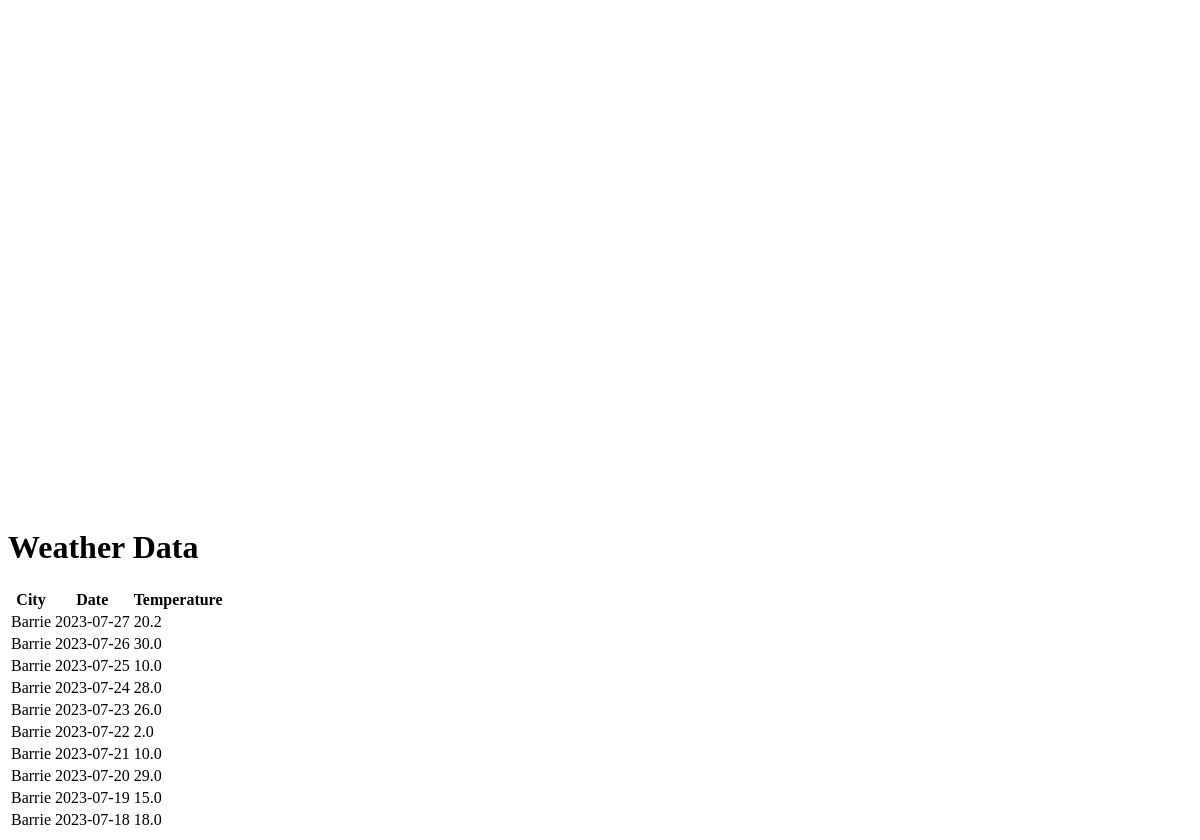
Before: / with the older database file.
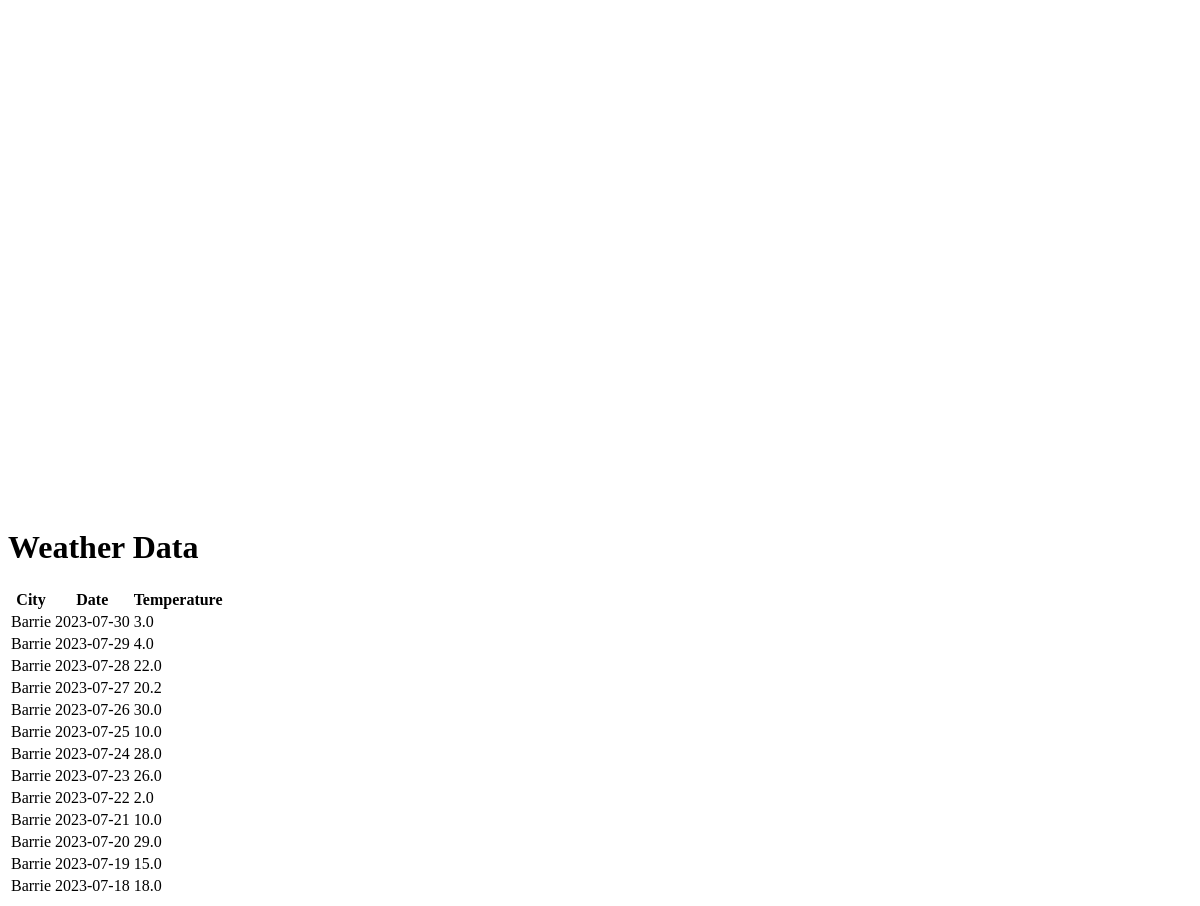
After: the same page with the newer database file.
### app/models.py (models this page shows, shortened)
class WeatherData(db.Model):
    id = db.Column(db.Integer, primary_key=True)
    city = db.Column(db.String(64), index=True)
    date = db.Column(db.String(64), index=True)
    temperature = db.Column(db.Float)

### app/routes.py (the view)
@main.route('/', methods=['GET'])  # e.g.: http://website.com/?city=Barrie
def index():
    city = request.args.get('city', default=None, type=str)
    if city is None:
        city = "Barrie"
    weather_data = WeatherData.query.filter_by(city=city).order_by(desc(WeatherData.date))
    html = render_template('index.html', weather_data=weather_data)  # weather_data is the param that used in charts.js
    return html

### app/templates/index.html (shortened to what this page needs)
<!DOCTYPE html>
<html>
<head>
</head>
<div id="curve_chart" style="width: 900px; height: 500px"></div>
<body>
    <h1>Weather Data</h1>
    <table>
        <tr>
            <th>City</th>
            <th>Date</th>
            <th>Temperature</th>
        </tr>
        {% for weather in weather_data %}
        <tr>
            <td>{{ weather.city }}</td>
            <td>{{ weather.date }}</td>
            <td>{{ weather.temperature }}</td>
        </tr>
        {% endfor %}
    </table>
</body>
</html>

Changed rows visible on the page:
added WeatherData: city "Barrie", date "2023-07-30", temperature "3.0"
added WeatherData: city "Barrie", date "2023-07-29", temperature "4.0"
added WeatherData: city "Barrie", date "2023-07-28", temperature "22.0"
